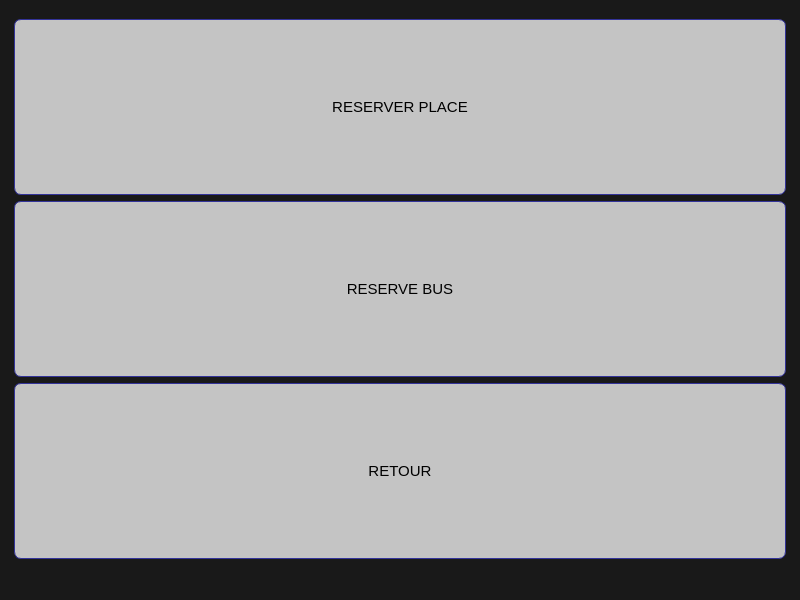
<?xml version="1.0" encoding="UTF-8"?>
<ui version="4.0">
 <class>Choix</class>
 <widget class="QMainWindow" name="Choix">
  <property name="geometry">
   <rect>
    <x>0</x>
    <y>0</y>
    <width>800</width>
    <height>600</height>
   </rect>
  </property>
  <property name="windowTitle">
   <string>Choix</string>
  </property>
  <property name="styleSheet">
   <string notr="true">/*
	Copyright 2013 Emanuel Claesson

	Licensed under the Apache License, Version 2.0 (the &quot;License&quot;);
	you may not use this file except in compliance with the License.
	You may obtain a copy of the License at

		http://www.apache.org/licenses/LICENSE-2.0

	Unless required by applicable law or agreed to in writing, software
	distributed under the License is distributed on an &quot;AS IS&quot; BASIS,
	WITHOUT WARRANTIES OR CONDITIONS OF ANY KIND, either express or implied.
	See the License for the specific language governing permissions and
	limitations under the License.
*/

/*
	COLOR_DARK     = #191919
	COLOR_MEDIUM   = #353535
	COLOR_MEDLIGHT = #5A5A5A
	COLOR_LIGHT    = #DDDDDD
	COLOR_ACCENT   = #3D7848
*/

* {
	background: #191919;
	color: #DDDDDD;
	
}

QPushButton {
color: Black;
background-color: #c4c4c4;
border-width: 1px;
border-color: #339;
border-style: solid;
border-radius: 7;
padding: 3px;
font-size: 15px;
padding-left: 5px;
padding-right: 5px;

}
QPushButton:hover {
	background: white;
}</string>
  </property>
  <widget class="QWidget" name="centralwidget">
   <layout class="QGridLayout" name="gridLayout_2">
    <item row="0" column="0">
     <layout class="QGridLayout" name="gridLayout">
      <property name="leftMargin">
       <number>5</number>
      </property>
      <property name="topMargin">
       <number>10</number>
      </property>
      <property name="rightMargin">
       <number>5</number>
      </property>
      <property name="bottomMargin">
       <number>10</number>
      </property>
      <item row="0" column="0">
       <widget class="QPushButton" name="pushButton">
        <property name="sizePolicy">
         <sizepolicy hsizetype="Minimum" vsizetype="Expanding">
          <horstretch>0</horstretch>
          <verstretch>0</verstretch>
         </sizepolicy>
        </property>
        <property name="text">
         <string>RESERVER PLACE</string>
        </property>
       </widget>
      </item>
      <item row="1" column="0">
       <widget class="QPushButton" name="pushButton_2">
        <property name="sizePolicy">
         <sizepolicy hsizetype="Minimum" vsizetype="Expanding">
          <horstretch>0</horstretch>
          <verstretch>0</verstretch>
         </sizepolicy>
        </property>
        <property name="text">
         <string>RESERVE BUS</string>
        </property>
       </widget>
      </item>
      <item row="2" column="0">
       <widget class="QPushButton" name="pushButton_3">
        <property name="sizePolicy">
         <sizepolicy hsizetype="Minimum" vsizetype="Expanding">
          <horstretch>0</horstretch>
          <verstretch>0</verstretch>
         </sizepolicy>
        </property>
        <property name="text">
         <string>RETOUR</string>
        </property>
       </widget>
      </item>
     </layout>
    </item>
   </layout>
  </widget>
  <widget class="QMenuBar" name="menubar">
   <property name="geometry">
    <rect>
     <x>0</x>
     <y>0</y>
     <width>800</width>
     <height>21</height>
    </rect>
   </property>
  </widget>
  <widget class="QStatusBar" name="statusbar"/>
 </widget>
 <resources/>
 <connections/>
</ui>
